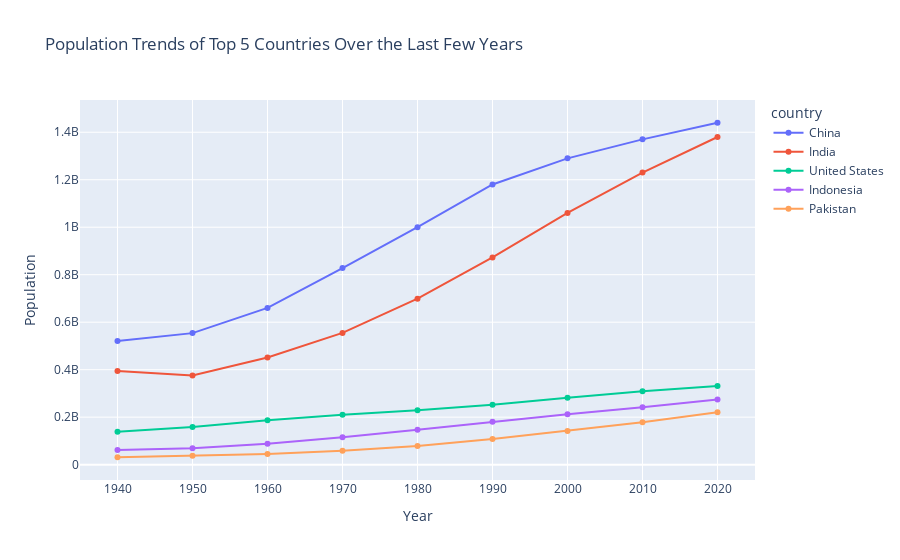

The notebook cell saved with this chart:
### Code cell
latest_years = df.columns[-10:-1]  

top_5_countries = df[latest_years[-1]].nlargest(5).index  

df_filtered = df.loc[top_5_countries, latest_years]

df_long = df_filtered.reset_index().melt(id_vars="country", var_name="Year", value_name="Population")

fig = px.line(df_long, x="Year", y="Population", color="country", markers=True,title="Population Trends of Top 5 Countries Over the Last Few Years")

fig.show()

### Figure 1 — Plotly figure (JSON) as saved in the notebook; plotly's stock layout.template omitted (floating-point values rounded to 4 significant figures)
{"data": [{"hovertemplate": "country=China<br>Year=%{x}<br>Population=%{y}<extra></extra>", "legendgroup": "China", "line": {"color": "#636efa", "dash": "solid"}, "marker": {"symbol": "circle"}, "mode": "lines+markers", "name": "China", "orientation": "v", "showlegend": true, "type": "scatter", "x": ["1940", "1950", "1960", "1970", "1980", "1990", "2000", "2010", "2020"], "xaxis": "x", "y": [521000000, 554000000, 660000000, 828000000, 1000000000, 1180000000, 1290000000, 1370000000, 1440000000], "yaxis": "y"}, {"hovertemplate": "country=India<br>Year=%{x}<br>Population=%{y}<extra></extra>", "legendgroup": "India", "line": {"color": "#EF553B", "dash": "solid"}, "marker": {"symbol": "circle"}, "mode": "lines+markers", "name": "India", "orientation": "v", "showlegend": true, "type": "scatter", "x": ["1940", "1950", "1960", "1970", "1980", "1990", "2000", "2010", "2020"], "xaxis": "x", "y": [394000000, 376000000, 451000000, 555000000, 699000000, 873000000, 1060000000, 1230000000, 1380000000], "yaxis": "y"}, {"hovertemplate": "country=United States<br>Year=%{x}<br>Population=%{y}<extra></extra>", "legendgroup": "United States", "line": {"color": "#00cc96", "dash": "solid"}, "marker": {"symbol": "circle"}, "mode": "lines+markers", "name": "United States", "orientation": "v", "showlegend": true, "type": "scatter", "x": ["1940", "1950", "1960", "1970", "1980", "1990", "2000", "2010", "2020"], "xaxis": "x", "y": [139000000, 159000000, 187000000, 210000000, 229000000, 252000000, 282000000, 309000000, 331000000], "yaxis": "y"}, {"hovertemplate": "country=Indonesia<br>Year=%{x}<br>Population=%{y}<extra></extra>", "legendgroup": "Indonesia", "line": {"color": "#ab63fa", "dash": "solid"}, "marker": {"symbol": "circle"}, "mode": "lines+markers", "name": "Indonesia", "orientation": "v", "showlegend": true, "type": "scatter", "x": ["1940", "1950", "1960", "1970", "1980", "1990", "2000", "2010", "2020"], "xaxis": "x", "y": [61800000, 69500000, 87800000, 115000000, 147000000, 181000000, 212000000, 242000000, 274000000], "yaxis": "y"}, {"hovertemplate": "country=Pakistan<br>Year=%{x}<br>Population=%{y}<extra></extra>", "legendgroup": "Pakistan", "line": {"color": "#FFA15A", "dash": "solid"}, "marker": {"symbol": "circle"}, "mode": "lines+markers", "name": "Pakistan", "orientation": "v", "showlegend": true, "type": "scatter", "x": ["1940", "1950", "1960", "1970", "1980", "1990", "2000", "2010", "2020"], "xaxis": "x", "y": [31200000, 37500000, 45000000, 58100000, 78100000, 108000000, 142000000, 179000000, 221000000], "yaxis": "y"}], "layout": {"legend": {"title": {"text": "country"}, "tracegroupgap": 0}, "title": {"text": "Population Trends of Top 5 Countries Over the Last Few Years"}, "xaxis": {"anchor": "y", "domain": [0, 1], "title": {"text": "Year"}}, "yaxis": {"anchor": "x", "domain": [0, 1], "title": {"text": "Population"}}}}
